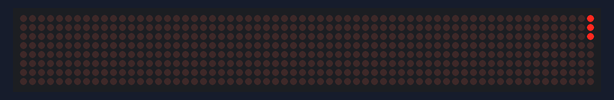
Simulated run of this sketch. Board: Arduino Uno, built with avr-gcc and run on an emulated ATmega328P. Parts: 64×8 LED matrix.

Above: at 0.29 s.
At 0.69 s:
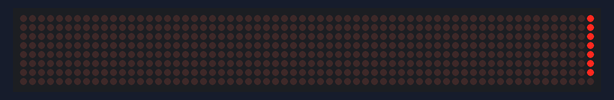
At 1.09 s:
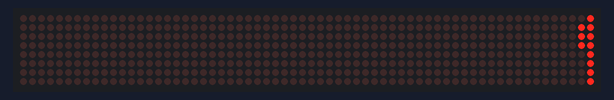
At 1.9 s:
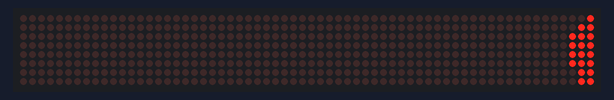
At 2.71 s:
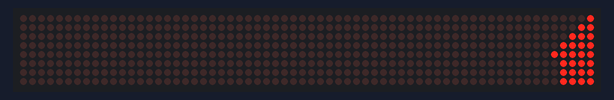
At 3.62 s:
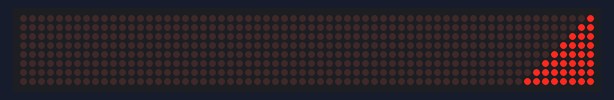

The sketch:

metrix_34.ino
```cpp
#include "LedControl.h"

// step1 : 매트릭스 설정
const int DIN=7; // DIN 핀을 7번
const int CS=8;  // CS핀을 8번
const int CLK=9; // CLK 핀을 9번에
const int MATRIX=8; // (DIN, CLK, CS, 연결할 도트 매트릭스의 개수)


// 도트 매트릭스 제어 객체 선언
LedControl dot_matrix=LedControl(DIN,CS,CLK, MATRIX);

void dot_metrix_init(int matrix) {
  // 매트릭스 0번부터 3번까지 세팅
  for(int i=0; i<matrix; i++) {
   dot_matrix.shutdown(i,false); // 0~3번까지 매트릭스 절전모드 해제
   dot_matrix.setIntensity(i,8); // 매트릭스의 밝기 0-15 사이의 정수
   dot_matrix.clearDisplay(i); // 매트릭스를 초기화
  }
}


void setup(){
  // 메트릭스 LED를 초기화 합니다.
  dot_metrix_init(MATRIX);

}


void loop() {
  int n = 0; // 첫번째 LED모듈,
  int line = 0; // 첫번째줄
  int led=B00000001;

  for(int i=2, start=0; i<=256; i*=2, start++){
    for(line=start; line<8; line++){
        dot_matrix.setRow(n,line, led);
        delay(100);
    }

    // 위치 갯수 추가
    led |= i;
  }

  // 초기화
  dot_matrix.clearDisplay(n);
}
```

Measured:
- by itself, everything shown: repeats every 3.6 s, in 36 steps
